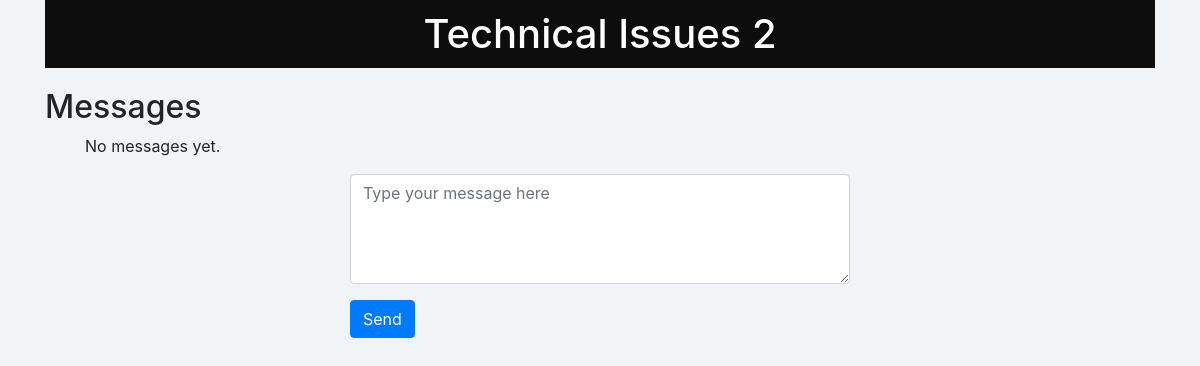
The app's page /support_detail/2/ (signed in), older data.
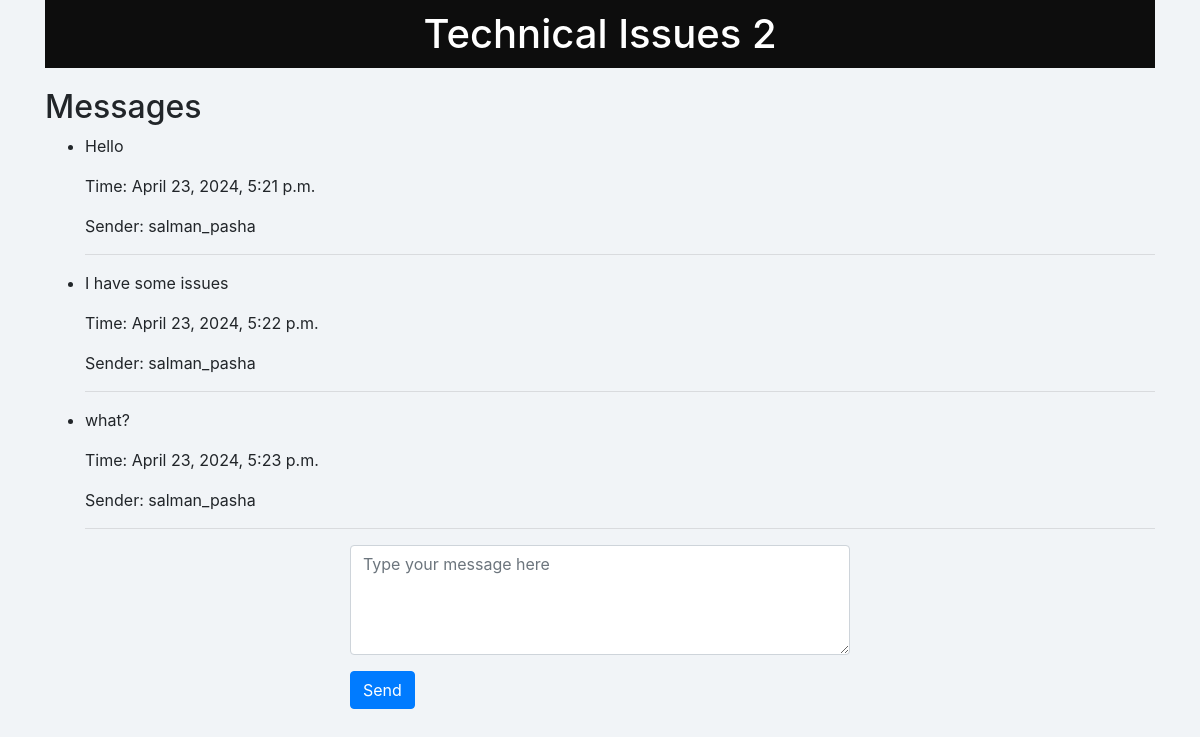
The same page, newer data.
### Support_Group/models.py (models this page shows, shortened)
class Message(models.Model):
    user = models.ForeignKey(get_user_model(), on_delete= models.CASCADE)
    support_group = models.ForeignKey(SupportGroup, on_delete = models.CASCADE)
    message = models.TextField()
    time = models.DateTimeField(auto_now_add = True)

### Login_Authentication/models.py (models this page shows)
class UserLoginAuth(AbstractUser):
    USERNAME_FIELD = 'username'
    EMAIL_FIELD = 'email_address'
    username = models.TextField(max_length = 20,unique = True, default = None)
    phone_number = models.CharField(max_length = 13,unique= True, blank=False)
    password = models.CharField(max_length = 8, default = None, null = True)
    email_address = models.EmailField(default =None, null = True,unique=True)

### Support_Group/views.py (the view)
# urls.py: path('support_detail/<int:group_id>/', support_detail, name = 'support_detail'),
@login_required
def support_detail(request, group_id):
    support_group = get_object_or_404(SupportGroup, id = group_id)
    messages = Message.objects.filter(support_group=support_group)
    context = {'group': support_group, 'messages': messages, 'group_id': support_group.id}
    return render(request, 'support_detail.html', context)

### Support_Group/templates/support_detail.html (shortened to what this page needs)
<!DOCTYPE html>
<html lang="en">
<head>
    <link rel="stylesheet" href="https://stackpath.bootstrapcdn.com/bootstrap/4.5.0/css/bootstrap.min.css">
    <link rel="stylesheet" href="https://cdnjs.cloudflare.com/ajax/libs/font-awesome/5.15.4/css/all.min.css" />
</head>
<body>
    <div class="container">
        <h1>{{ group.name }}</h1>
        <h2>Messages</h2>
        <ul>
            {% for message in messages %}
                <li>
                    <p>{{ message.message }}</p>
                    <p>Time: {{ message.time }}</p>
                    <p>Sender: {{ message.user.username }}</p>
                </li>
                <hr>
            {% empty %}
                <p>No messages yet.</p>
            {% endfor %}
        </ul>
        <form class="message-box" method="post" action="{% url 'send_message' group_id=group_id %}">
            <div class="form-group">
                <textarea class="form-control" name="message" rows="4" placeholder="Type your message here"></textarea>
            </div>
            <button type="submit" class="btn btn-primary">Send</button>
        </form>
    </div>
</body>
</html>

Row changes from the older to the newer data that the page shows:
added Message: message "Hello", time "April 23, 2024, 5:21 p.m.", user.username "salman_pasha"
added Message: message "I have some issues", time "April 23, 2024, 5:22 p.m.", user.username "salman_pasha"
added Message: message "what?", time "April 23, 2024, 5:23 p.m.", user.username "salman_pasha"
Text that changed along with them:
text no longer shown: "No messages yet."
